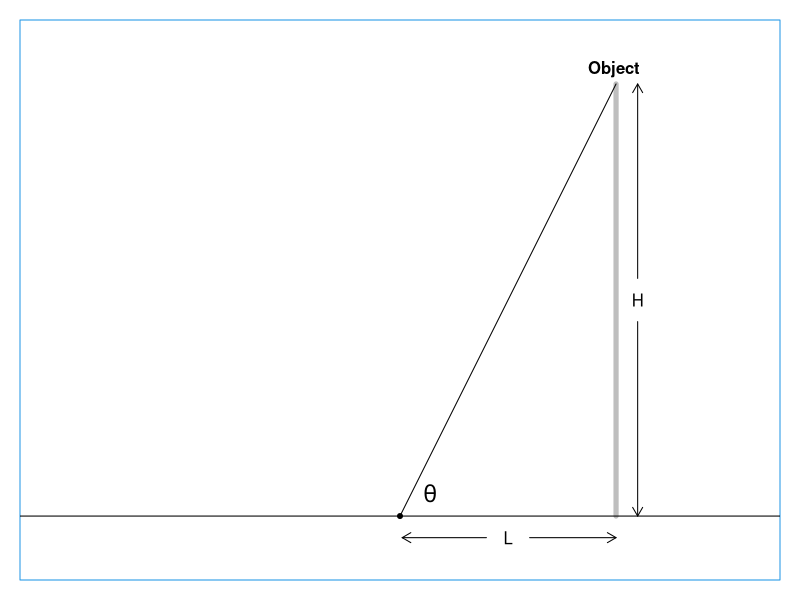

Source code (R):
png("fig1.png", unit="in", width=4, height=4, res=120, pointsize=10)
par(mar=rep(1,4))
x <- c(0, 1)
y <- c(0, 1)
delta <- diff(range(x))/20
epsilon <- delta/10
plot(x, y, axes=FALSE, xlab="", ylab="",
    asp=1, type="n", xlim=c(-0.1,1.1), ylim=c(-0.1,1.1))
lines(rep(1, 2), c(0, 1), lwd=5, col="gray")
text(1-epsilon, 1, "Object", font=2, pos=3)
arrows(1+delta,0,1+delta,0.45,code=1, length=0.1)
arrows(1+delta,0.5+delta,1+delta,1, code=2, length=0.1)
text(1+delta, 0.5, "H")
box(col=4)
abline(h=0)
#lines(rep(1,2), c(0,1), lwd=4, col="darkgray")
#points(0,0,pch=20,col=2)
#text(0.1,0.09,expression(phi), pos=1, cex=1.4)
#lines(c(0, 1), c(0, 1))
points(0.5,0,pch=20)
text(0.57,0.09,expression(theta), pos=1, cex=1.4)
lines(c(0.5, 1), c(0, 1)) # ok

arrows(0.5+epsilon,-delta, 0.7, -delta, code=1, length=0.1)
arrows(0.8,-delta, 1, -delta, code=2, length=0.1)
text(0.75, -delta, expression(L))

theta <- atan2(1, 1-0.5)
phi <- atan2(1, 1)
L2 <- 50
H <- L2 * tan(theta)*tan(phi)/(tan(theta)-tan(phi))
stopifnot(abs(H == 100) < 1e-7)
message(sprintf("Example: L_2=%g, theta=%.4g deg, phi=%.4g deg yields H=%g (expect H=%g)",
        L2, theta*180/pi, phi*180/pi, H, 100))

